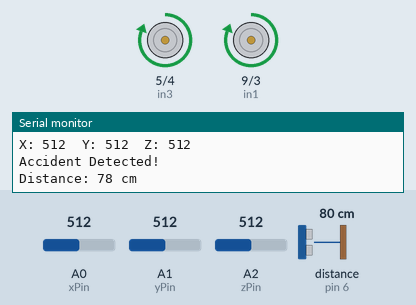
A sketch run on a simulated Arduino Uno, built with avr-gcc and run on an emulated ATmega328P. Shown: motor-driver pin pairs drawn as motors (green arrow = first pin HIGH = forward, orange = second pin HIGH = backward, longer = more drive), the last lines printed to the serial monitor. Wiring (inferred from the names in the program): ultrasonic range finder: trigger pin 10; echo pin 6. Inputs (shaded band) come from the test bench; at power-on: distance to the obstacle (sensor on pin 6) 80 cm, A0 (xPin) = 512, A1 (yPin) = 512, A2 (zPin) = 512. The echo pulse lasts 58.3 µs per cm; no radio packets arrive unless stated.

Above: at 2.3 s.
2.4 s: distance to the obstacle (sensor on pin 6) set to 12 cm
5.9 s: distance to the obstacle (sensor on pin 6) set to 9 cm
At 6.8 s:
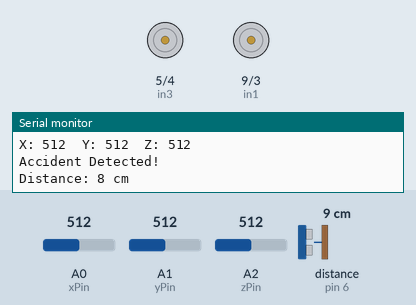
Timing chart, 0 to 8.9 s (numbered marks = the images above; inputs shaded):
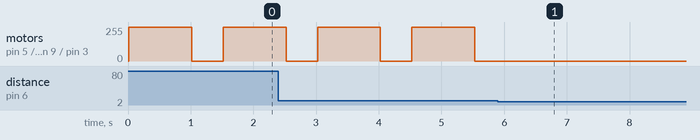

The sketch:

TRANSMITTER.ino
```cpp
#include <SPI.h>
#include <nRF24L01.h>
#include <RF24.h>

RF24 radio(7, 8); // CE, CSN

const byte address[6] = "00001";

// Define ultrasonic sensor pins
const int trigPin = 10;
const int echoPin = 6;

long duration;
int distance;
// Define motor driver pins
const int in1 = 9;
const int in2 = 3;
const int in3 = 5;
const int in4 = 4;

//define accelerometer pins
const int xPin = A0;
const int yPin = A1;
const int zPin = A2;

const int accelerometerThreshold = 500;

// Define minimum distance to stop the motor (in cm)
const int minDistance = 10;

void setup() {
  Serial.begin(9600);

  radio.begin();
  radio.openWritingPipe(address);
  radio.setPALevel(RF24_PA_MIN);
  radio.stopListening();

  // Set motor driver pins as outputs
  pinMode(in1, OUTPUT);
  pinMode(in2, OUTPUT);
  pinMode(in3, OUTPUT);
  pinMode(in4, OUTPUT);

  // Set ultrasonic sensor pins
  pinMode(trigPin, OUTPUT);
  pinMode(echoPin, INPUT);


}

void loop() {
  // Trigger ultrasonic sensor
  digitalWrite(trigPin, LOW);
  delayMicroseconds(2);
  digitalWrite(trigPin, HIGH);
  delayMicroseconds(10);
  digitalWrite(trigPin, LOW);

  // Measure the echo time to calculate distance
  duration = pulseIn(echoPin, HIGH);
  distance = duration * 0.034 / 2;

  // Print distance to serial monitor
  Serial.print("Distance: ");
  Serial.print(distance);
  Serial.println(" cm");
  radio.write(&distance,sizeof(distance));


  // Check if the distance is less than the minimum distance
  if (distance < minDistance) {
    // Stop the motor
    stopMotor();
  } else {
    // Move the car forward
    moveForward();
  }

  // Send data over NRF24L01


  // Delay for stability
  delay(1000);

   int xValue = analogRead(xPin);
  int yValue = analogRead(yPin);
  int zValue = analogRead(zPin);

  Serial.print("X: ");
  Serial.print(xValue);
  Serial.print("\tY: ");
  Serial.print(yValue);
  Serial.print("\tZ: ");
  Serial.println(zValue);

   if (abs(xValue) > accelerometerThreshold || abs(yValue) > accelerometerThreshold || abs(zValue) > accelerometerThreshold) {
    // Display a message indicating an accident
    Serial.println("Accident Detected!");

    // Stop the motor (you may want to add additional actions here)
    stopMotor();
    }

  delay(500);  // Adjust delay as needed
}

void moveForward() {
  // Set motor driver pins to move the car forward
  digitalWrite(in1, HIGH);
  digitalWrite(in2, LOW);
  digitalWrite(in3, HIGH);
  digitalWrite(in4, LOW);
}

void stopMotor() {
  // Set motor driver pins to stop the motor
  digitalWrite(in1, LOW);
  digitalWrite(in2, LOW);
  digitalWrite(in3, LOW);
  digitalWrite(in4, LOW);
}
```

Measured:
- the behaviour switches between 11 and 10 cm on distance to the obstacle (sensor on pin 6) (found by bisection; images 0 and 1)
- after the input at 5.9 s, motor on pin 5 (in3) / pin 4 (in4), motor on pin 9 (in1) / pin 3 (in2): stops changing and stays stopped
- by itself, motor on pin 5 (in3) / pin 4 (in4), motor on pin 9 (in1) / pin 3 (in2): alternates forward 255/255 for 1.0 s and stopped for 0.50 s
